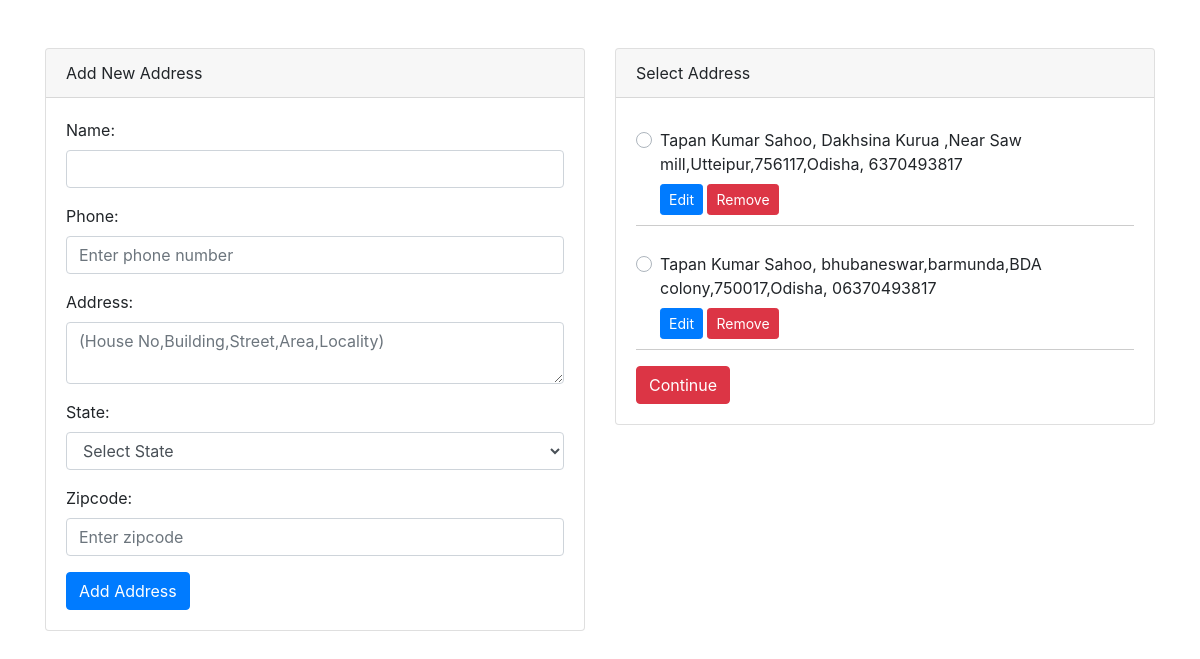
The page /address/ (signed in) on the database its author committed.
### Exam/models.py (models this page shows)
class Address(models.Model):
    user = models.ForeignKey(User, on_delete=models.CASCADE)
    name = models.CharField(max_length=100, blank=True)
    phone = models.CharField(max_length=15, blank=True)
    address = models.TextField(blank=True)
    state = models.CharField(max_length=100, blank=True)
    zipcode = models.CharField(max_length=10, blank=True)

### Exam/views.py (the view, shortened to what this page needs)
# urls.py: path('address/',views.add_address, name='address'),
def add_address(request):
    addresses = Address.objects.filter(user=request.user)
    return render(request, 'Customer/address_detail.html', {'addresses': addresses})

### template/Customer/address_detail.html (shortened to what this page needs)
<!DOCTYPE html>
<html lang="en">
<head>
    <link href="https://stackpath.bootstrapcdn.com/bootstrap/4.5.2/css/bootstrap.min.css" rel="stylesheet">
</head>
<body>
    <div class="container mt-5">
        <div class="row">
            <div class="col-md-6">
                <div class="card">
                    <div class="card-header">
                        Add New Address
                    </div>
                    <div class="card-body">
                        <form method="post" action="{% url 'address' %}">
                            <div class="form-group">
                                <label for="name">Name:</label>
                                <input type="text" class="form-control" id="name" name="name"  replaceholder="Enter name" required>
                            </div>
                            <div class="form-group">
                                <label for="phone">Phone:</label>
                                <input type="text" class="form-control" id="phone" name="phone"  placeholder="Enter phone number"required >
                            </div>
                            <div class="form-group">
                                <label for="address">Address:</label>
                                <textarea class="form-control" id="address" name="address" rows="2" required placeholder="(House No,Building,Street,Area,Locality)"></textarea>
                            </div>
                            <div class="form-group">
                                <label for="state">State:</label>
                                <select class="form-control" id="state" required name="state">
                                    <option value="" disabled selected>Select State</option>
                                </select>
                            </div>
                            <div class="form-group">
                                <label for="zipcode">Zipcode:</label>
                                <input type="text" class="form-control" id="zipcode" name="zipcode"  placeholder="Enter zipcode" required>
                            </div>
                            <button type="submit" class="btn btn-primary">Add Address</button>
                        </form>
                    </div>
                </div>
            </div>
            <div class="col-md-6">
                <div class="card">
                    <div class="card-header">
                        Select Address
                    </div>
                    <div class="card-body">
                        <form id="addressForm" method="post" action="{% url 'select_address' %}">
                            {% if addresses %}
                                {% if addresses|length == 1 %}
                                    {% for address in addresses %}
                                        <div class="form-group address-item">
                                            <div class="custom-control custom-radio">
                                                <input type="radio" id="address{{ address.id }}" name="address" value="{{ address.id }}" class="custom-control-input" checked>
                                                <label class="custom-control-label" for="address{{ address.id }}">{{ address.name }}, {{ address.address }},{{ address.zipcode }},{{ address.state }}, {{ address.phone }}</label>
                                                <div class="address-buttons mt-2">
                                                    <a href="" class="btn btn-primary btn-sm">Edit</a>
                                                    <a href="{% url 'delete_address' address.id %}" class="btn btn-danger btn-sm">Remove</a>
                                                </div>
                                            </div>
                                        </div>
                                    {% endfor %}
                                {% else %}
                                    {% for address in addresses %}
                                        <div class="form-group address-item">
                                            <div class="custom-control custom-radio">
                                                <label class="custom-control-label" for="address{{ address.id }}">{{ address.name }}, {{ address.address }},{{ address.zipcode }},{{ address.state }}, {{ address.phone }}</label>
                                                <div class="address-buttons mt-2">
                                                    <a href="" class="btn btn-primary btn-sm">Edit</a>
                                                    <a href="{% url 'delete_address' address.id %}" class="btn btn-danger btn-sm">Remove</a>
                                                </div>
                                            </div>
                                        </div>
                                    {% endfor %}
                                {% endif %}
                            {% endif %}
                            <button type="submit" class="btn btn-danger">Continue</button>
                        </form>
                    </div>
                </div>
            </div>
                </div>
            </div>
</body>
</html>

### template/Customer/address_detail.html (style rules this page uses)
.address-item { border-bottom: 1px solid #ccc; padding: 10px 0; }

### rows shown on the page
Address: name "Tapan Kumar Sahoo", address "Dakhsina Kurua ,Near Saw mill,Utteipur", zipcode "756117", state "Odisha", phone "6370493817"
Address: name "Tapan Kumar Sahoo", address "bhubaneswar,barmunda,BDA colony", zipcode "750017", state "Odisha", phone "06370493817"
